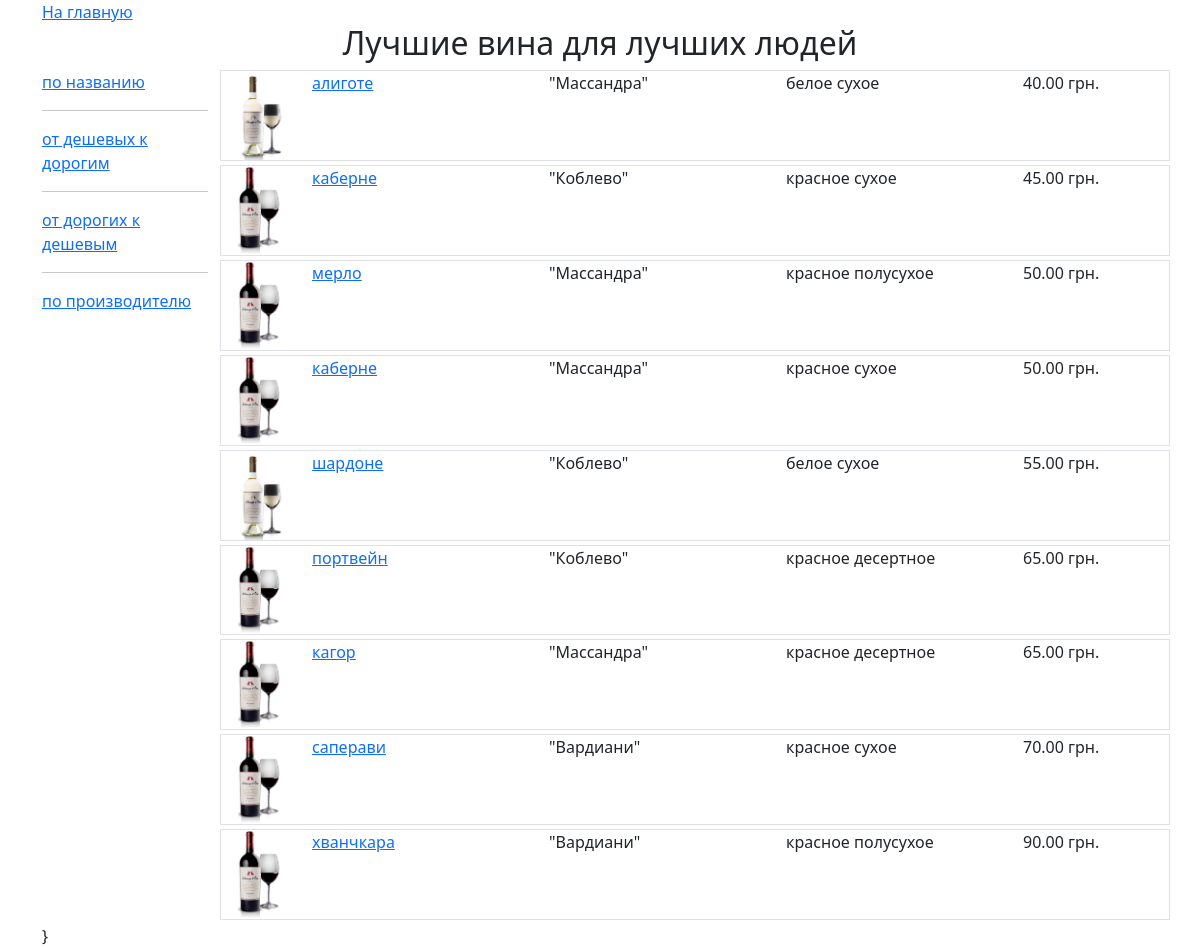
Screenshot of /index/bypricelow with the database file from the repository.
### flask_alchemy_vines/app.py (models this page shows)
class Vine(db.Model):
    __tablename__ = 'VINES'
    id = db.Column(db.Integer, primary_key=True)
    name = db.Column(db.String(80))
    price = db.Column(db.Float)
    sorted_id = db.Column(db.Integer, db.ForeignKey('SORTS.id'))
    sort = db.relationship('Sort', backref=db.backref('vines'))
    producer_id = db.Column(db.Integer, db.ForeignKey('PRODUCERS.id'))
    producer = db.relationship('Producer', backref=db.backref('vines'))
    def __str__(self):
        return self.name

class Producer(db.Model):
    __tablename__ = 'PRODUCERS'
    id = db.Column(db.Integer, primary_key=True)
    name = db.Column(db.String(80))
    def __str__(self):
        return f'\"{self.name}\"'

class Sort(db.Model):
    __tablename__ = 'SORTS'
    id = db.Column(db.Integer, primary_key=True)
    name = db.Column(db.String(80))
    def __str__(self):
        return self.name

### flask_alchemy_vines/app.py (the view)
@app.route('/index')
@app.route('/index/<string:sort_type>')
def index(sort_type=None):
    vines = Vine.query.all()
    if sort_type == 'byname':
        vines.sort(key=lambda x: x.name)
    if sort_type == 'bypricelow':
        vines.sort(key=lambda x: x.price)
    if sort_type == 'bypricehigh':
        vines.sort(key=lambda x: -x.price)
    if sort_type == 'byproducer':
        vines.sort(key=lambda x: (x.producer.name, x.name))
    return render_template('index.html', vines=vines)

### flask_alchemy_vines/templates/index.html (shortened to what this page needs)
{% extends 'base.html' %}
{% block header %}
Лучшие вина для лучших людей
{% endblock %}
{% block content %}
<div class="col-2">
	<a href="{{ url_for('index', sort_type='byname') }}">по названию</a><br><hr>
	<a href="{{ url_for('index', sort_type='bypricelow') }}">от дешевых к дорогим </a><br><hr>
	<a href="{{ url_for('index', sort_type='bypricehigh') }}">от дорогих к дешевым  </a><br><hr>
	<a href="{{ url_for('index', sort_type='byproducer') }}">по производителю  </a>
</div>
<div class="col-10">
{% for vine in vines %}
<div class="row border mb-1">
	{% set picture = 'red.png' if 'красное' in vine.sort.name else 'white.png' %}
	<div class="col-1">
		<img class="img-fluid"
			 src="{{ url_for('static', filename='img/' + picture) }}">
	</div>
	<div class="col-3">
		<p><a href="{{ url_for('vine', pk=vine.id) }}"> {{ vine }}</a></p>
	</div>
	<div class="col-3">
	<p>{{ vine.producer }}</p><br>
	</div>
	<div class="col-3">
	<p>{{ vine.sort }}</p><br>
	</div>
	<div class="col-2">
	<p>{{ '%.2f'|format(vine.price) }} грн.</p><br>
	</div>
</div>
{% endfor %}
</div>
{% endblock %}

### rows the page displays
Vine: name "алиготе", producer "\"Массандра\"", sort "белое сухое", price "40.00"
Vine: name "каберне", producer "\"Коблево\"", sort "красное сухое", price "45.00"
Vine: name "мерло", producer "\"Массандра\"", sort "красное полусухое", price "50.00"
Vine: name "каберне", producer "\"Массандра\"", sort "красное сухое", price "50.00"
Vine: name "шардоне", producer "\"Коблево\"", sort "белое сухое", price "55.00"
Vine: name "портвейн", producer "\"Коблево\"", sort "красное десертное", price "65.00"
Vine: name "кагор", producer "\"Массандра\"", sort "красное десертное", price "65.00"
Vine: name "саперави", producer "\"Вардиани\"", sort "красное сухое", price "70.00"
Vine: name "хванчкара", producer "\"Вардиани\"", sort "красное полусухое", price "90.00"
